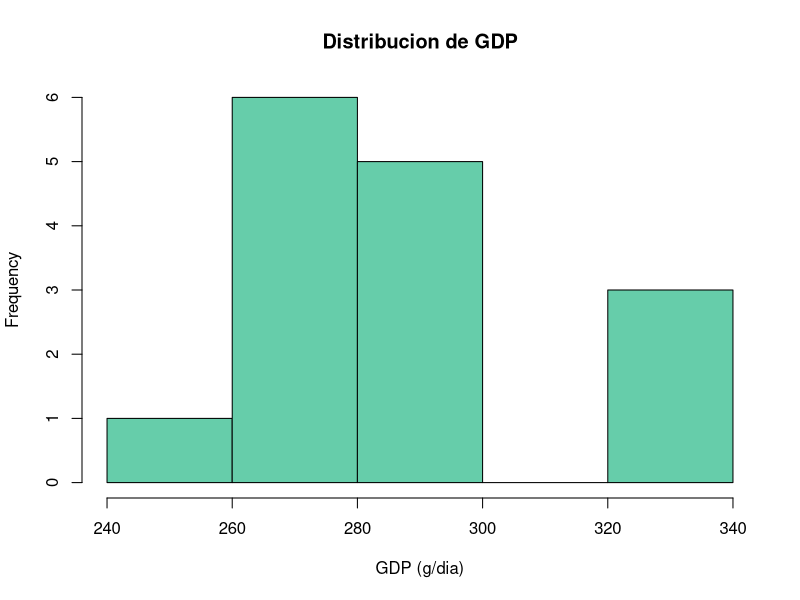
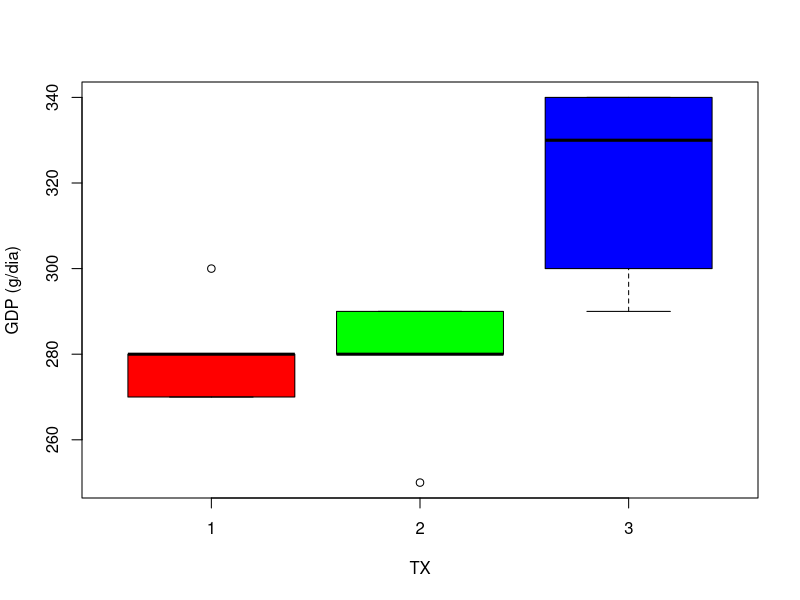
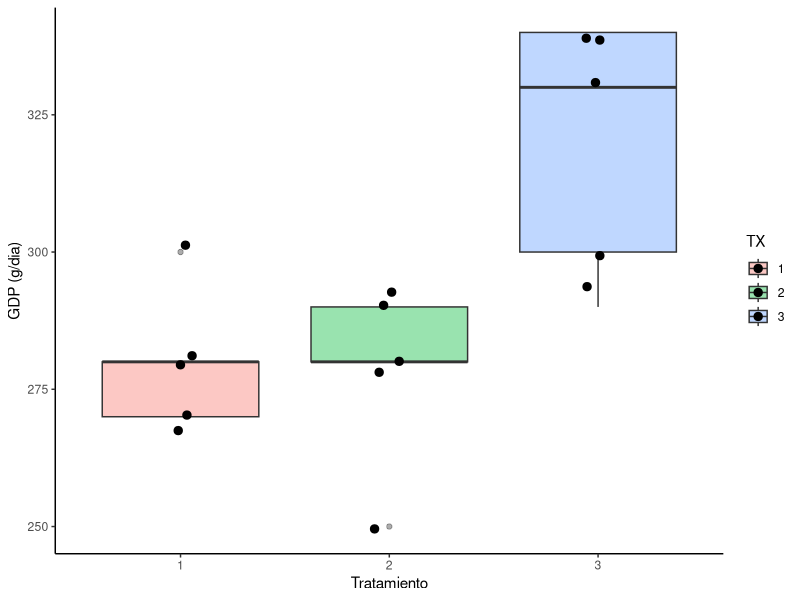

Write the R code that produced these figures, in order. (Note: this script raises an error after producing the figures.)
####CIENCIA ANIMAL A TRAVES DE LOS DATOS----------------
####SECCION I. PRIMER ENCUENTRO CON LOS DATOS------------

####GENERAMOS UNA BASE DE DATOS----------------
becerro<-1:15
TX<-c(1,1,1,1,1,2,2,2,2,2,3,3,3,3,3)
GAN<-c(270,300,280,280,270,290,250,280,290,280,290,340,330,300,340)
DATA<-data.frame(becerro,TX=factor(TX),GAN)
str(DATA)

####DESCRIPCION DE DATOS----------------
mean(DATA$GAN)
median(DATA$GAN)
table(DATA$GAN)
min(DATA$GAN)
max(DATA$GAN)
var(DATA$GAN)
sd(DATA$GAN)
100*sd(DATA$GAN)/mean(DATA$GAN)

####DESCRIPCION POR TRATAMIENTO----------------
aggregate(GAN~TX,data=DATA,FUN=mean)
aggregate(GAN~TX,data=DATA,FUN=sd)

####CALCULO MANUAL DE LA VARIANZA----------------
MEDIA<-mean(DATA$GAN)
DESVIACIONES<-DATA$GAN-MEDIA
CUADRADOS<-DESVIACIONES^2
SC<-sum(CUADRADOS)
VARIANZA<-SC/(length(DATA$GAN)-1)
VARIANZA

####GRAFICOS BASE----------------
hist(DATA$GAN,col="aquamarine3",xlab="GDP (g/dia)",main="Distribucion de GDP")
boxplot(GAN~TX,data=DATA,col=rainbow(3),ylab="GDP (g/dia)")

####GRAFICOS CON GGPLOT2----------------
# Instalar ggplot2 una vez mediante install.packages("ggplot2")
if(requireNamespace("ggplot2",quietly=TRUE)){
 library(ggplot2)
 ggplot(DATA,aes(x=TX,y=GAN,fill=TX))+
   geom_boxplot(alpha=.4)+geom_jitter(width=.08,size=2.5)+
   labs(x="Tratamiento",y="GDP (g/dia)")+theme_classic()
}

####VALORES ATIPICOS----------------
boxplot.stats(DATA$GAN)$out
DATA2<-DATA
DATA2$GAN[15]<-500
mean(DATA2$GAN)
median(DATA2$GAN)

####BASE DE CORREDORES----------------
CORREDOR<-1:15
MET<-factor(rep(c("Met1","Met2","Met3"),each=5))
Tiempo<-c(15,16,14,15,17,14,13,15,16,14,13,12,11,14,11)
DATAm<-data.frame(CORREDOR,MET,Tiempo)
write.csv(DATAm,"CORREDORES.csv",row.names=FALSE)
DATAm2<-read.csv("CORREDORES.csv")
DATAm2$MET<-as.factor(DATAm2$MET)
aggregate(Tiempo~MET,data=DATAm2,mean)
boxplot(Tiempo~MET,data=DATAm2)
